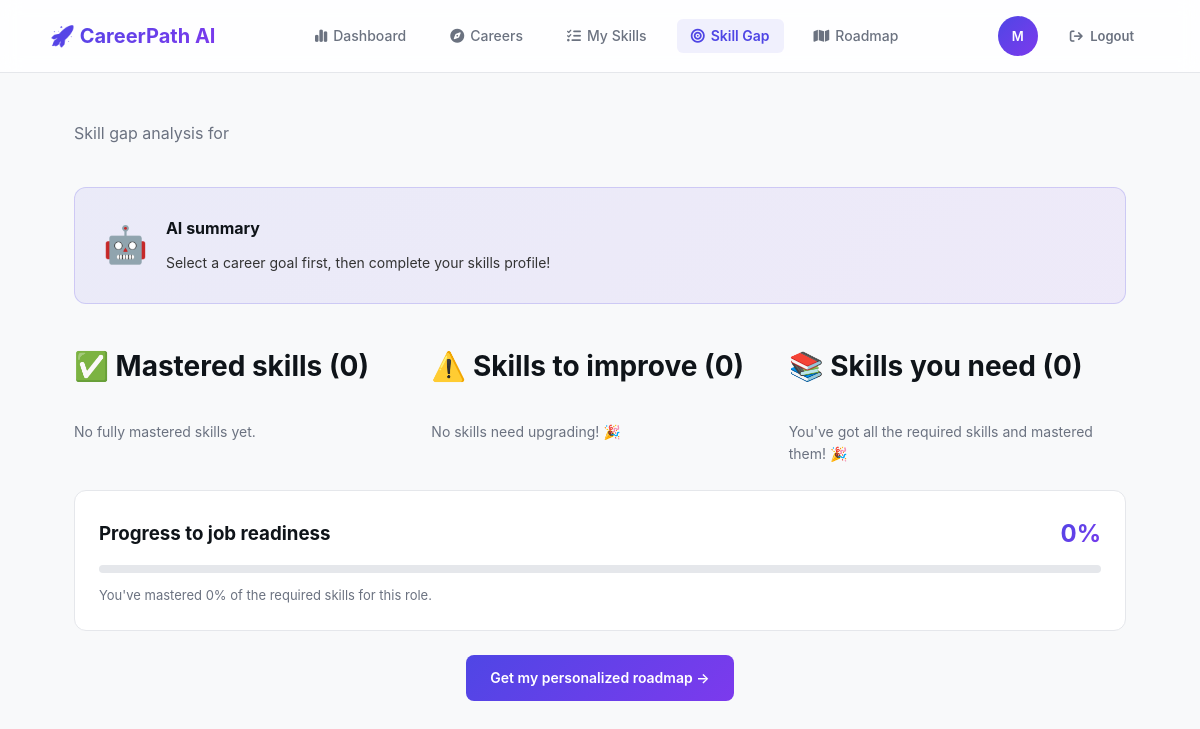
Before: /analysis/ (signed in) with the older database file.
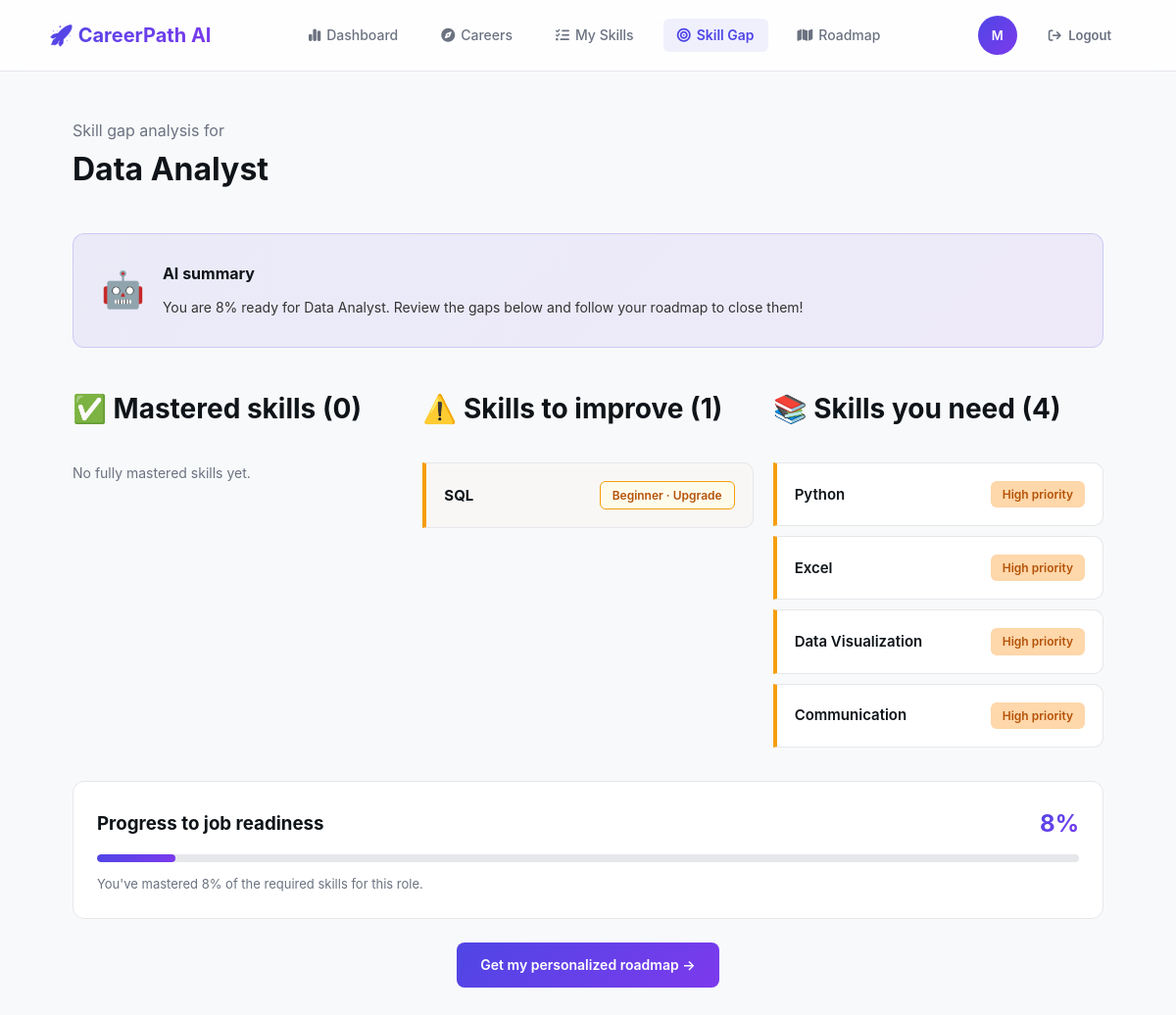
After: the same page with the newer database file.
### careers/models.py (models this page shows, shortened)
class Career(models.Model):
    title           = models.CharField(max_length=150, unique=True)
    description     = models.TextField()
    required_skills = models.ManyToManyField(Skill, through='CareerSkill', related_name='careers')
    estimated_time  = models.CharField(max_length=50, default='6 Months')

class CareerSkill(models.Model):
    PRIORITY_CHOICES = [('high', 'High'), ('medium', 'Medium'), ('low', 'Low')]
    career          = models.ForeignKey(Career, on_delete=models.CASCADE)
    skill           = models.ForeignKey(Skill, on_delete=models.CASCADE)
    is_transferable = models.BooleanField(default=False)
    priority        = models.CharField(max_length=10, choices=PRIORITY_CHOICES, default='high')
    class Meta:
        unique_together = ('career', 'skill')

### skills/models.py (models this page shows, shortened)
class UserSkill(models.Model):
    LEVEL_CHOICES = [
        ('beginner', 'Beginner'),
        ('intermediate', 'Intermediate'),
        ('advanced', 'Advanced'),
    ]
    user = models.ForeignKey(settings.AUTH_USER_MODEL, on_delete=models.CASCADE, related_name='user_skills')
    skill = models.ForeignKey(Skill, on_delete=models.CASCADE, related_name='users_possessed')
    level = models.CharField(max_length=20, choices=LEVEL_CHOICES, default='beginner')
    added_at = models.DateTimeField(auto_now_add=True)
    class Meta:
        unique_together = ('user', 'skill')
        ordering = ['-added_at']

class Skill(models.Model):
    name = models.CharField(max_length=100, unique=True)
    category = models.CharField(max_length=100, blank=True, null=True) # Technical, Soft Skill

### analysis/views.py (the view)
# urls.py: path('', views.skill_gap_analysis, name='skill_gap'),
@login_required
def skill_gap_analysis(request):
    user = request.user
    roadmap = UserRoadmap.objects.filter(user=user).select_related('career').first()
    career          = roadmap.career if roadmap else None
    perfect_matched = []
    skills_to_improve = []
    missing_skills  = []
    readiness       = roadmap.readiness_score if roadmap else 0
    ai_summary      = "Select a career goal first, then complete your skills profile!"
    if roadmap and career:
        ai_summary = (
            f"You are {readiness}% ready for {career.title}. "
            "Review the gaps below and follow your roadmap to close them!"
        )
        user_skills_dict = {
            us.skill.name: us
            for us in UserSkill.objects.filter(user=user).select_related('skill')
        }
        career_skills = CareerSkill.objects.filter(career=career).select_related('skill')
        total         = career_skills.count()
        score         = 0.0
        for cs in career_skills:
            name = cs.skill.name
            if name in user_skills_dict:
                us_obj = user_skills_dict[name]
                score += LEVEL_WEIGHTS.get(us_obj.level, 0.4)
                if us_obj.level == 'advanced':
                    perfect_matched.append(us_obj)
                else:
                    skills_to_improve.append(us_obj)
            else:
                SkillGap.objects.get_or_create(roadmap=roadmap, skill_name=name)
                missing_skills.append({'skill': cs.skill, 'priority': cs.priority})
        if total > 0:
            readiness = min(int((score / total) * 100), 100)
            roadmap.readiness_score = readiness
            roadmap.save(update_fields=['readiness_score'])
    context = {
        'career':           career,
        'ai_summary':       ai_summary,
        'perfect_matched':  perfect_matched,
        'skills_to_improve': skills_to_improve,
        'missing_skills':   missing_skills,
        'readiness':        readiness,
    }
    return render(request, 'analysis/skill_gap.html', context)

### analysis/templates/analysis/skill_gap.html (shortened to what this page needs)
{% extends 'dashboard/base.html' %}
{% block content %}
<div class="container">
  <div class="page-header">
    <p class="page-subtitle">Skill gap analysis for</p>
    <h1 class="page-title">{{ career.icon }} {{ career.title }}</h1>
  </div>
  <div class="ai-box">
    <div class="ai-icon">🤖</div>
    <div>
      <h3>AI summary</h3>
      <p>{{ ai_summary }}</p>
    </div>
  </div>
<div class="grid" style="grid-template-columns: repeat(auto-fit, minmax(320px, 1fr)); gap: 20px;">
  <div>
    <h3 class="section-title" style="margin-top:0;">✅ Mastered skills ({{ perfect_matched|length }})</h3>
    {% for us in perfect_matched %}
      <div class="skill-item have" style="margin-bottom:10px; border-left: 4px solid #10B981;">
        <span class="skill-name"><strong>{{ us.skill.name }}</strong></span>
        <span class="badge badge-success">{{ us.get_level_display }}</span>
      </div>
    {% empty %}
      <p style="color:var(--text-muted); font-size: 14px;">No fully mastered skills yet.</p>
    {% endfor %}
  </div>
  <div>
    <h3 class="section-title" style="margin-top:0;">⚠️ Skills to improve ({{ skills_to_improve|length }})</h3>
    {% for us in skills_to_improve %}
      <div class="skill-item need" style="margin-bottom:10px; border-left: 4px solid #F59E0B; background: rgba(245, 158, 11, 0.02);">
        <span class="skill-name"><strong>{{ us.skill.name }}</strong></span>
        <span class="badge" style="background: #FFFBEB; color: #B45309; border: 1px solid #F59E0B;">
          {{ us.get_level_display }} · Upgrade
        </span>
      </div>
    {% empty %}
      <p style="color:var(--text-muted); font-size: 14px;">No skills need upgrading! 🎉</p>
    {% endfor %}
  </div>
  <div>
    <h3 class="section-title" style="margin-top:0;">📚 Skills you need ({{ missing_skills|length }})</h3>
    {% for item in missing_skills %}
      <div class="skill-item need" style="margin-bottom:10px;">
        <span class="skill-name">{{ item.skill.name }}</span>
        <span class="badge badge-{% if item.priority == 'high' %}high{% elif item.priority == 'medium' %}medium{% else %}muted{% endif %}">
          {{ item.priority|capfirst }} priority
        </span>
      </div>
    {% empty %}
      {% if skills_to_improve %}
        <p style="color:var(--text-muted); font-size: 14px;">
          💡 No missing skills! Focus on upgrading your current skills in the adjacent column to reach full job readiness.
        </p>
      {% else %}
        <p style="color:var(--text-muted); font-size: 14px;">
          You've got all the required skills and mastered them! 🎉
        </p>
      {% endif %}
    {% endfor %}
  </div>
</div>
  <div class="card mt-2">
    <div class="flex-between">
      <h3>Progress to job readiness</h3>
      <span style="font-size:24px; font-weight:700;" class="gradient-text">{{ readiness }}%</span>
    </div>
    <div class="progress-bar">
      <div class="progress-fill" style="width: {{ readiness }}%;"></div>
    </div>
    <p style="font-size:13px; color:var(--text-muted);">
      You've mastered {{ readiness }}% of the required skills for this role.
    </p>
  </div>
  <div class="text-center mt-2">
<a href="/roadmap/" class="btn-primary">Get my personalized roadmap →</a>  </div>
</div>
{% endblock %}

Changed rows visible on the page:
added Career: title "Data Analyst"
added UserSkill: skill.name "SQL", level "Beginner"
added Skill: skill.name "Python", priority "High"
added Skill: skill.name "Excel", priority "High"
added Skill: skill.name "Data Visualization", priority "High"
added Skill: skill.name "Communication", priority "High"
Other visible differences:
{{ ai_summary }}: "Select a career goal first, then complete your skills profile!" → "You are 8% ready for Data Analyst. Review the gaps below and follow your roadmap to close them!"
{{ skills_to_improve|length }}: "0" → "1"
{{ missing_skills|length }}: "0" → "4"
{{ readiness }}: "0" → "8"
text no longer shown: "No skills need upgrading! 🎉 You've got all the required skills and mastered them! 🎉"
